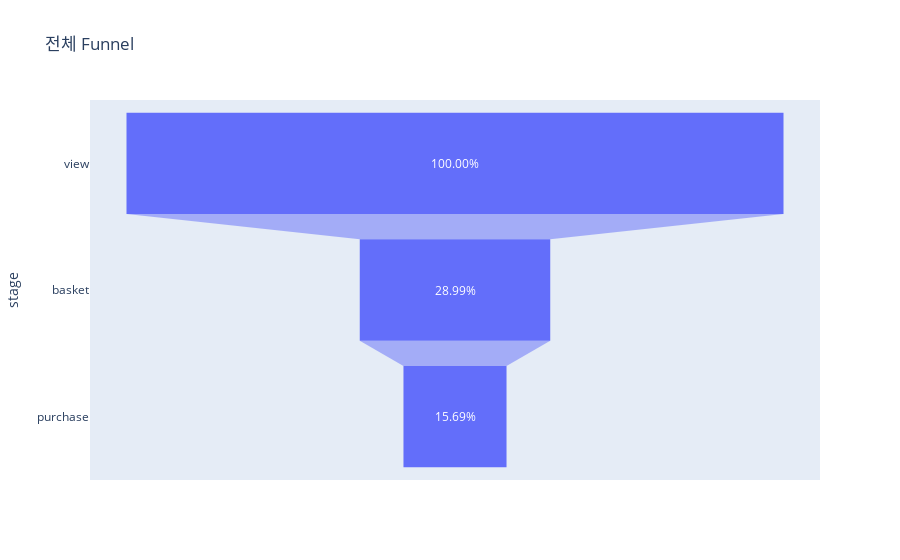

Notebook code for this chart:
### Code cell
data = dict(
    number=[2924903,847961,458772],
    stage=['view','basket','purchase'],
    rate=[1,0.28991081071748365,0.1568503297374306]
)
fig = px.funnel(data, x='rate', y='stage', title='전체 Funnel')
fig.update_traces(texttemplate="%{value:,.2%}")
fig.show()

### Figure 1 — Plotly figure (JSON) as saved in the notebook; plotly's stock layout.template omitted (floating-point values rounded to 4 significant figures)
{"data": [{"hovertemplate": "rate=%{x}<br>stage=%{y}<extra></extra>", "legendgroup": "", "marker": {"color": "#636efa"}, "name": "", "orientation": "h", "showlegend": false, "texttemplate": "%{value:,.2%}", "type": "funnel", "x": [1, 0.2899, 0.1569], "xaxis": "x", "y": ["view", "basket", "purchase"], "yaxis": "y"}], "layout": {"legend": {"tracegroupgap": 0}, "title": {"text": "전체 Funnel"}, "xaxis": {"anchor": "y", "domain": [0, 1], "title": {"text": "rate"}}, "yaxis": {"anchor": "x", "domain": [0, 1], "title": {"text": "stage"}}}}
